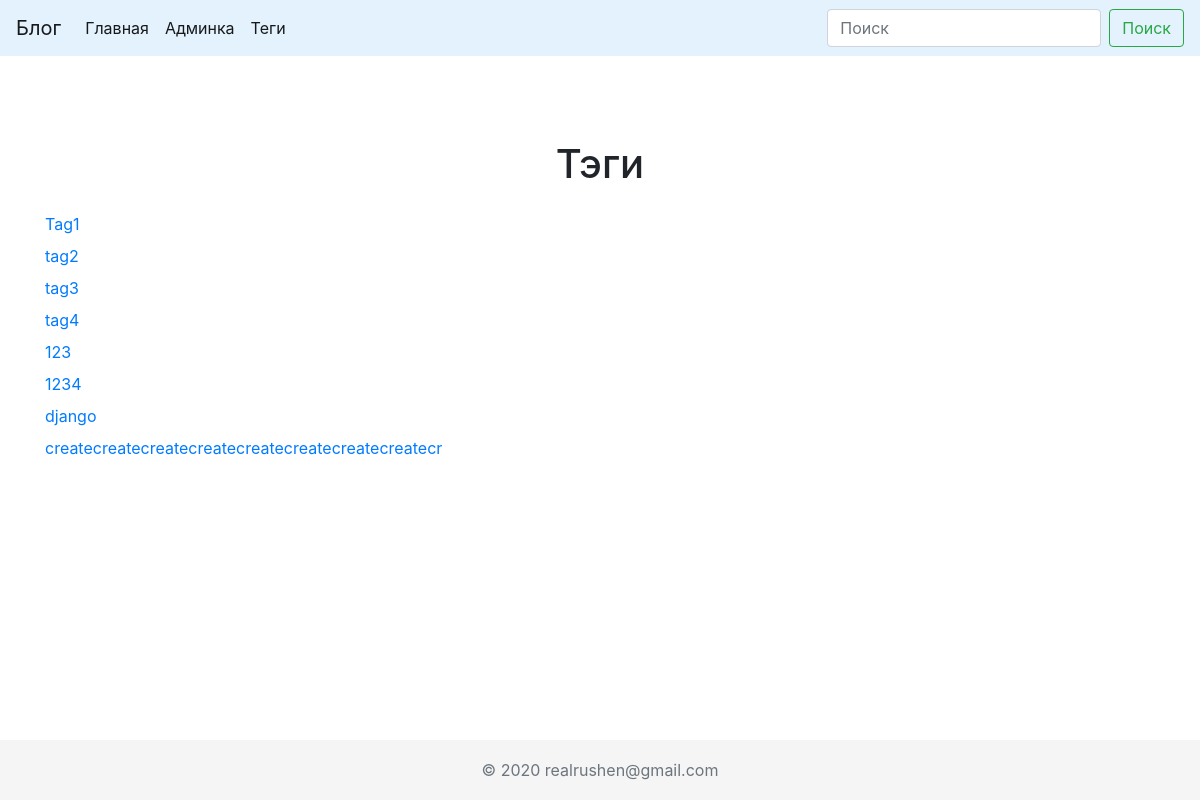
Before: /tags/ with the older database file.
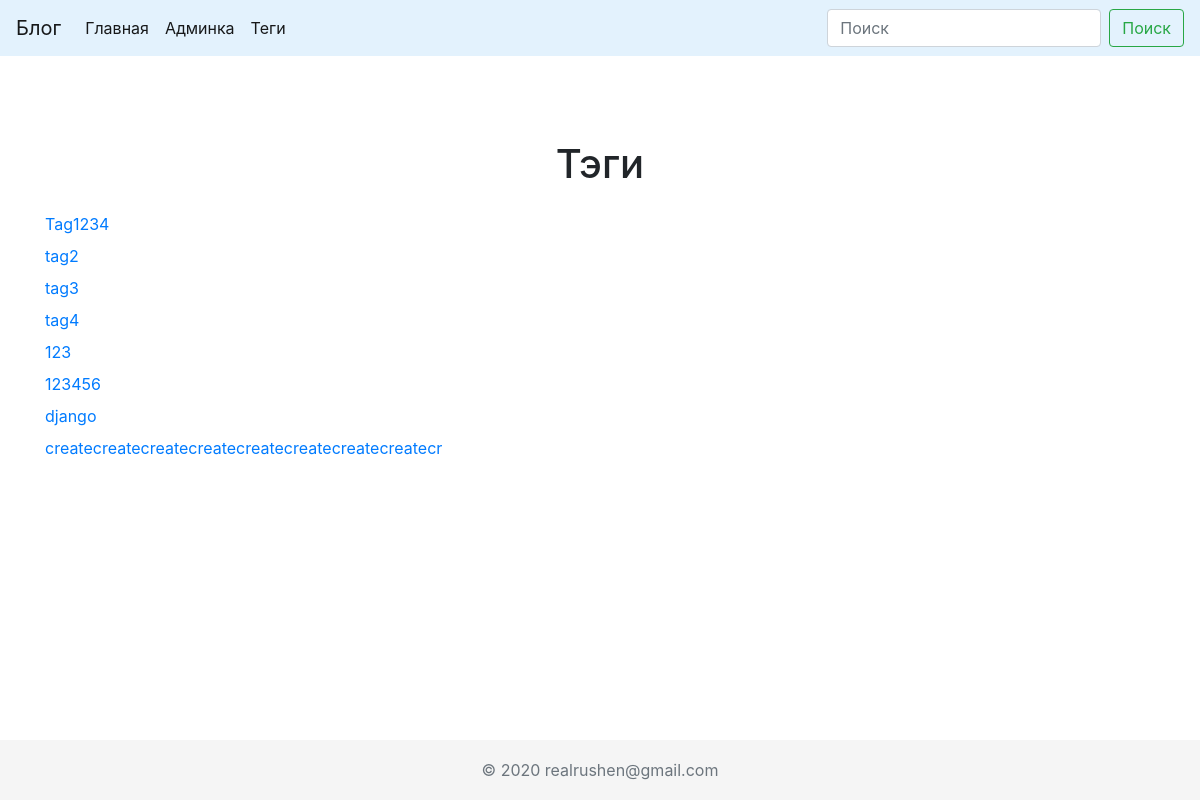
After: the same page with the newer database file.
### blog/models.py (models this page shows, shortened)
class Tag(models.Model):
    name = models.CharField(max_length=50, db_index=True)
    slug = models.SlugField(max_length=50, unique=True)
    def get_absolute_url(self):
        return reverse('tag_posts_page_url', kwargs={'slug': self.slug})

### blog/views.py (the view)
# urls.py: path('tags/', tags_list, name='tag_list_url'),
def tags_list(request):
    tags = Tag.objects.all()
    return render(request, 'blog/tags_list.html', context={'tags': tags})

### templates/blog/tags_list.html
{% extends 'blog/base.html' %}
{% block title %}Тэги{% endblock %}
{% block content %}
    {% for tag in tags %}
        <p class="mb-2"><a href="{{ tag.get_absolute_url }}">{{ tag.name }}</a></p>
    {% endfor %}
{% endblock %}

Changed rows visible on the page:
changed Tag: name "Tag1" → "Tag1234"
changed Tag (number 6 of 8 on the later page): name "1234" → "123456"
